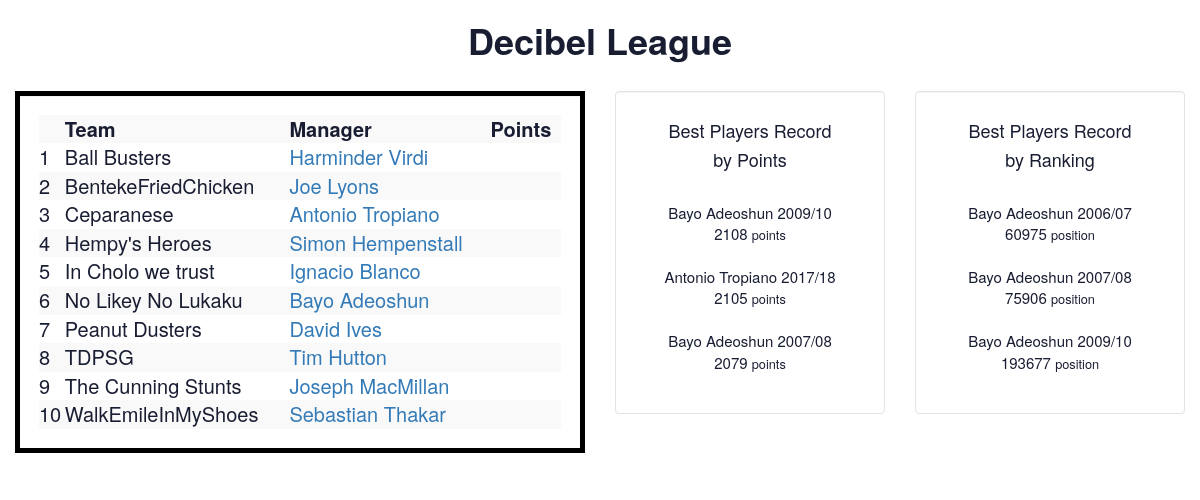
The page /league/153875 on the database its author committed.
### __init__.py (models this page shows)
class Leagues(db.Model):
    __table__ = db.Model.metadata.tables['leagues']

class Teams(db.Model):
    __table__ = db.Model.metadata.tables['teams']

class Users(db.Model):
    __table__ = db.Model.metadata.tables['users']

### __init__.py (the view)
@app.route('/league/<league_id>')
def league_info(league_id):
    entries = []
    existing_league_ids = db.session.query(Leagues.league_id).all()
    league_list = [i[0] for i in existing_league_ids]
    if int(league_id) not in league_list:
        flash('No data for the requested League. Insert League Id in the form below to generate data for this League', 'error')
        return redirect(url_for('landing_page'))
    cur=db.session.query(Users.name, Users.surname, Users.user_id, Teams.team_name, Teams.league_id).join(Teams,Teams.user_id==Users.user_id).filter(Teams.league_id == league_id).group_by(Teams.team_name).all()
    entries.append(cur)
    cur=db.session.query(Users.name, Users.surname, Users.points, Users.season_name).join(Teams,Teams.user_id == Users.user_id).filter(
          Teams.league_id == league_id).filter(Users.season != 13).all()
    res_sort = sorted(cur, key = lambda x: x[2], reverse = True)
    entries.append(res_sort)
    cur=db.session.query(Users.name, Users.surname, Users.rank, Users.season_name).join(Teams,Teams.user_id==Users.user_id).filter(
          Teams.league_id == league_id).filter(Users.season != 13).all()
    res_sort = sorted(cur, key = lambda x: x[2], reverse = False)
    entries.append(res_sort)
    cur=db.session.query(Leagues.league_name).filter(Leagues.league_id == league_id).all()
    entries.append(cur)
    return render_template('show_league.html', entries=entries)

### templates/show_league.html (shortened to what this page needs)
{% extends "layout.html" %}
{% block body %}
<div class="container-fluid">
    <div class="row">
        <div id='league'>
        <h1><b>{{ entries[3][0].league_name }}</b></h1>
        </div>
    <div class="col-sm-6">
      <br>
      <div class="well" id="table">
          <table class="table-striped" style="width:100%">
              <tr>
               <th></th>
		       <th>Team</th>
               <th>Manager</th>
               <th>Points</th>
		     </tr>
	       {% for entry in entries[0] %}
		     <tr>
                 <td>{{ loop.index }}</td>
                 <td>{{ entry.team_name }}</td>
                 <td><a href="{{ url_for('user_info', user_id=entry.user_id) }}">{{ entry.name + " " + entry.surname }}</a></td>
                 <td>{{ entry.points }}</td>
		     </tr>
           {% endfor %}
          </table>
      </div>
    </div>
    <div class="col-sm-3">
      <br>
      <div class="well" id="stats">
          <h4>Best Players Record</h4>
          <h4>by Points</h4>
          <br>
          {% for entry in entries[1][0:3] %}
            {{ entry.name + " " + entry.surname }}
            {{ entry.season_name }}
            <br>
            {{ entry.points }} <small>points</small>
            <br>
            <br>
        {% endfor %}
        </div>
    </div>
    <div class="col-sm-3">
        <br>
      <div class="well" id="stats">
        <h4>Best Players Record</h4>
        <h4>by Ranking</h4>
        <br>
        {% for entry in entries[2][0:3] %}
          {{ entry.name + " " + entry.surname }}
          {{ entry.season_name }}
          <br>
          {{ entry.rank }} <small>position</small>
          <br>
          <br>
      {% endfor %}
      </div>
    </div>
    </div>
</div>
{% endblock %}

### static/style.css (style rules this page uses)
#league { text-align: center; color: #191d32; }
.well { background: white; }
.well#table { font-size: 20px; color: #191d32; border: 5px solid black; border-radius: 0px; }
.well#stats { font-size: 15px; text-align: center; color: #191d32; }

### rows shown on the page
Leagues: league_name "Decibel League"
Teams: team_name "Ball Busters", name "Harminder Virdi"
Teams: team_name "BentekeFriedChicken", name "Joe Lyons"
Teams: team_name "Ceparanese", name "Antonio Tropiano"
Teams: team_name "Hempy's Heroes", name "Simon Hempenstall"
Teams: team_name "In Cholo we trust", name "Ignacio Blanco"
Teams: team_name "No Likey No Lukaku", name "Bayo Adeoshun"
Teams: team_name "Peanut Dusters", name "David Ives"
Teams: team_name "TDPSG", name "Tim Hutton"
Teams: team_name "The Cunning Stunts", name "Joseph MacMillan"
Teams: team_name "WalkEmileInMyShoes", name "Sebastian Thakar"
Users: name+surname "Bayo Adeoshun", season_name "2009/10", points "2108", rank "193677"
Users: name+surname "Antonio Tropiano", season_name "2017/18", points "2105"
Users: name+surname "Bayo Adeoshun", season_name "2007/08", points "2079", rank "75906"
Users: name+surname "Bayo Adeoshun", season_name "2006/07", rank "60975"
